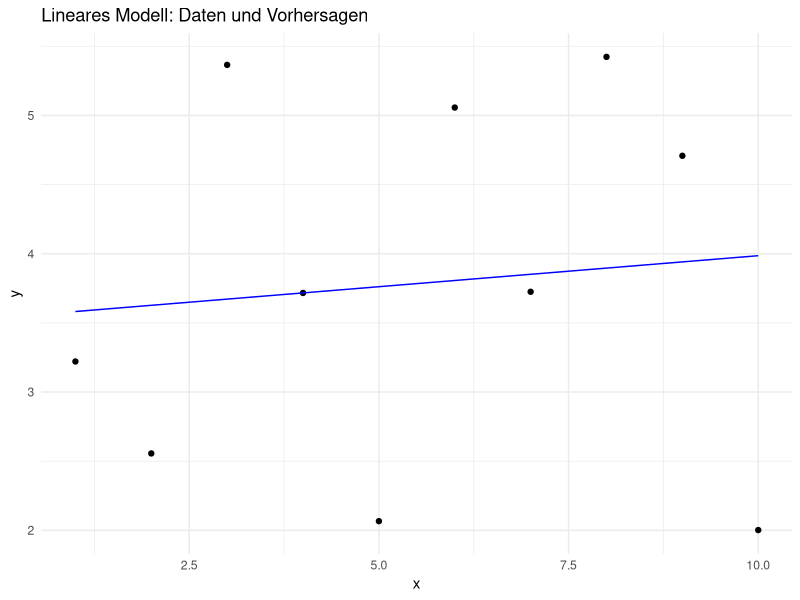
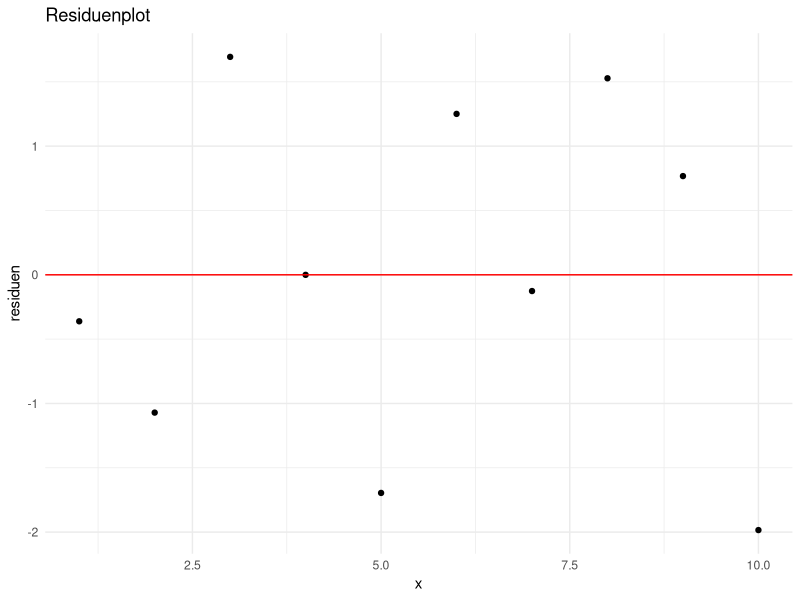

The R script that drew these images, in order:
# Einfaches R-Skript für GitHub Actions mit Tidyverse
# Installiere Abhängigkeiten
install.packages(c("ggplot2", "dplyr", "tidyr", "readr", "tibble"))

# Lade Bibliotheken
library(ggplot2)
library(dplyr)
library(readr)
library(tibble)

# Print Informationen zur R-Version
print("R-Version Information:")
print(R.version)

# Erstelle einen einfachen Datensatz
daten <- tibble(
  x = 1:10,
  y = rnorm(10, mean = 5, sd = 1.5)
)

# Berechne einige Statistiken
print("Deskriptive Statistik:")
daten %>%
  summarise(
    mean_y = mean(y),
    sd_y = sd(y),
    min_y = min(y),
    max_y = max(y)
  ) %>%
  print()

# Erstelle ein einfaches lineares Modell
modell <- lm(y ~ x, data = daten)
print("Lineares Modell Zusammenfassung:")
print(summary(modell))

# Erzeuge eine Ausgabedatei mit den Ergebnissen
ergebnisse <- tibble(
  x_wert = seq(1, 10, 0.5)
) %>%
  mutate(vorhersage = predict(modell, newdata = tibble(x = x_wert)))

# Speichere die Ergebnisse
write_csv(ergebnisse, "ergebnisse.csv")
print("Ergebnisse wurden in 'ergebnisse.csv' gespeichert.")

# Visualisierung der Daten und des Modells
p1 <- daten %>%
  ggplot(aes(x = x, y = y)) +
  geom_point() +
  geom_line(data = ergebnisse, aes(x = x_wert, y = vorhersage), color = "blue") +
  ggtitle("Lineares Modell: Daten und Vorhersagen") +
  theme_minimal()

ggsave("modell_visualisierung.png", plot = p1)
print("Die Visualisierung wurde als 'modell_visualisierung.png' gespeichert.")

# Residuenanalyse
residuen <- resid(modell)
p2 <- tibble(x = daten$x, residuen = residuen) %>%
  ggplot(aes(x = x, y = residuen)) +
  geom_point() +
  geom_hline(yintercept = 0, color = "red") +
  ggtitle("Residuenplot") +
  theme_minimal()

ggsave("residuen_visualisierung.png", plot = p2)
print("Residuen-Visualisierung wurde als 'residuen_visualisierung.png' gespeichert.")

# Automatische Überprüfung der Modellgüte
if(summary(modell)$r.squared < 0.8) {
  print("Warnung: Modellgüte (R²) ist unter 0.8!")
}

# Erweiterung: Komplexeres Modell mit einer zusätzlichen Variable
daten <- daten %>%
  mutate(z = rnorm(10, mean = 3, sd = 1))
modell_erweitert <- lm(y ~ x + z, data = daten)
print("Erweitertes Modell Zusammenfassung:")
print(summary(modell_erweitert))

# Modellzusammenfassung speichern
sink("modell_zusammenfassung.txt")
print(summary(modell))
print(summary(modell_erweitert))
sink()

# Hinweis
print("Die erweiterten Analysen und Ergebnisse wurden gespeichert.")
